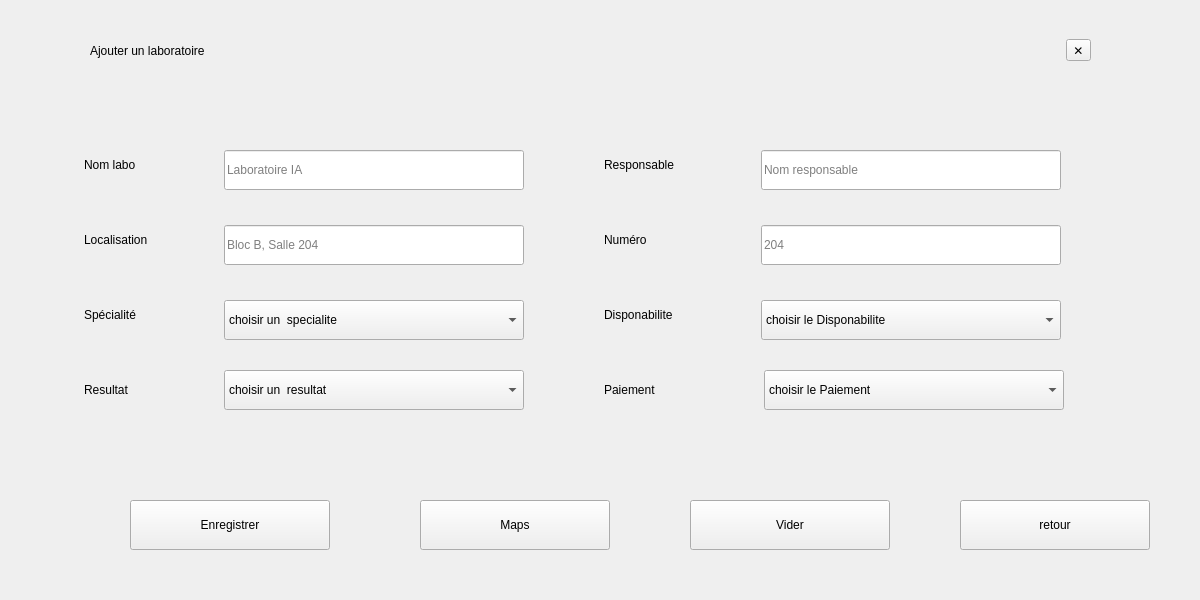
            <widget class="QWidget" name="ajouterL">
             <widget class="QFrame" name="PopupLabsCard_3">
              <property name="geometry">
               <rect>
                <x>0</x>
                <y>0</y>
                <width>1191</width>
                <height>591</height>
               </rect>
              </property>
              <property name="minimumSize">
               <size>
                <width>760</width>
                <height>0</height>
               </size>
              </property>
              <property name="frameShape">
               <enum>QFrame::Shape::NoFrame</enum>
              </property>
              <widget class="QFrame" name="PopupLabsForm_3">
               <property name="geometry">
                <rect>
                 <x>84</x>
                 <y>100</y>
                 <width>1041</width>
                 <height>371</height>
                </rect>
               </property>
               <property name="frameShape">
                <enum>QFrame::Shape::NoFrame</enum>
               </property>
               <widget class="QLineEdit" name="LabLocation_3">
                <property name="geometry">
                 <rect>
                  <x>140</x>
                  <y>125</y>
                  <width>300</width>
                  <height>40</height>
                 </rect>
                </property>
                <property name="placeholderText">
                 <string>Bloc B, Salle 204</string>
                </property>
               </widget>
               <widget class="QLineEdit" name="LabResponsible_3">
                <property name="geometry">
                 <rect>
                  <x>677</x>
                  <y>50</y>
                  <width>300</width>
                  <height>40</height>
                 </rect>
                </property>
                <property name="placeholderText">
                 <string>Nom responsable</string>
                </property>
               </widget>
               <widget class="QComboBox" name="LabSpec_3">
                <property name="geometry">
                 <rect>
                  <x>140</x>
                  <y>200</y>
                  <width>300</width>
                  <height>40</height>
                 </rect>
                </property>
                <item>
                 <property name="text">
                  <string>choisir un  specialite</string>
                 </property>
                </item>
                <item>
                 <property name="text">
                  <string>interieur</string>
                 </property>
                </item>
                <item>
                 <property name="text">
                  <string>exterieur</string>
                 </property>
                </item>
               </widget>
               <widget class="QLabel" name="LblLabCap_3">
                <property name="geometry">
                 <rect>
                  <x>520</x>
                  <y>200</y>
                  <width>150</width>
                  <height>30</height>
                 </rect>
                </property>
                <property name="text">
                 <string>Disponabilite</string>
                </property>
               </widget>
               <widget class="QLabel" name="LblLabLoc_3">
                <property name="geometry">
                 <rect>
                  <x>0</x>
                  <y>125</y>
                  <width>150</width>
                  <height>30</height>
                 </rect>
                </property>
                <property name="text">
                 <string>Localisation</string>
                </property>
               </widget>
               <widget class="QLabel" name="LblLabName_3">
                <property name="geometry">
                 <rect>
                  <x>0</x>
                  <y>50</y>
                  <width>150</width>
                  <height>30</height>
                 </rect>
                </property>
                <property name="text">
                 <string>Nom labo</string>
                </property>
               </widget>
               <widget class="QLabel" name="LblLabNum_3">
                <property name="geometry">
                 <rect>
                  <x>520</x>
                  <y>125</y>
                  <width>150</width>
                  <height>30</height>
                 </rect>
                </property>
                <property name="text">
                 <string>Numéro</string>
                </property>
               </widget>
               <widget class="QLineEdit" name="LabName_3">
                <property name="geometry">
                 <rect>
                  <x>140</x>
                  <y>50</y>
                  <width>300</width>
                  <height>40</height>
                 </rect>
                </property>
                <property name="placeholderText">
                 <string>Laboratoire IA</string>
                </property>
               </widget>
               <widget class="QLineEdit" name="LabNumber_3">
                <property name="geometry">
                 <rect>
                  <x>677</x>
                  <y>125</y>
                  <width>300</width>
                  <height>40</height>
                 </rect>
                </property>
                <property name="placeholderText">
                 <string>204</string>
                </property>
               </widget>
               <widget class="QLabel" name="LblLabResp_3">
                <property name="geometry">
                 <rect>
                  <x>520</x>
                  <y>50</y>
                  <width>150</width>
                  <height>30</height>
                 </rect>
                </property>
                <property name="text">
                 <string>Responsable</string>
                </property>
               </widget>
               <widget class="QLabel" name="LblLabSpec_3">
                <property name="geometry">
                 <rect>
                  <x>0</x>
                  <y>200</y>
                  <width>150</width>
                  <height>30</height>
                 </rect>
                </property>
                <property name="text">
                 <string>Spécialité</string>
                </property>
               </widget>
               <widget class="QComboBox" name="LabCap_3">
                <property name="geometry">
                 <rect>
                  <x>677</x>
                  <y>200</y>
                  <width>300</width>
                  <height>40</height>
                 </rect>
                </property>
                <item>
                 <property name="text">
                  <string>choisir le Disponabilite</string>
                 </property>
                </item>
                <item>
                 <property name="text">
                  <string>Disponible</string>
                 </property>
                </item>
                <item>
                 <property name="text">
                  <string>Occupe</string>
                 </property>
                </item>
               </widget>
               <widget class="QLabel" name="LblLabSpec_12">
                <property name="geometry">
                 <rect>
                  <x>0</x>
                  <y>275</y>
                  <width>150</width>
                  <height>30</height>
                 </rect>
                </property>
                <property name="text">
                 <string>Resultat</string>
                </property>
               </widget>
               <widget class="QLabel" name="LblLabSpec_13">
                <property name="geometry">
                 <rect>
                  <x>520</x>
                  <y>275</y>
                  <width>150</width>
                  <height>30</height>
                 </rect>
                </property>
                <property name="text">
                 <string>Paiement</string>
                </property>
               </widget>
               <widget class="QComboBox" name="LabCap_4">
                <property name="geometry">
                 <rect>
                  <x>680</x>
                  <y>270</y>
                  <width>300</width>
                  <height>40</height>
                 </rect>
                </property>
                <item>
                 <property name="text">
                  <string>choisir le Paiement</string>
                 </property>
                </item>
                <item>
                 <property name="text">
                  <string>payer</string>
                 </property>
                </item>
                <item>
                 <property name="text">
                  <string>non payer</string>
                 </property>
                </item>
               </widget>
               <widget class="QComboBox" name="LabSpec_4">
                <property name="geometry">
                 <rect>
                  <x>140</x>
                  <y>270</y>
                  <width>300</width>
                  <height>40</height>
                 </rect>
                </property>
                <item>
                 <property name="text">
                  <string>choisir un  resultat</string>
                 </property>
                </item>
                <item>
                 <property name="text">
                  <string>En exécution</string>
                 </property>
                </item>
                <item>
                 <property name="text">
                  <string>En attente</string>
                 </property>
                </item>
                <item>
                 <property name="text">
                  <string>Prêt</string>
                 </property>
                </item>
               </widget>
              </widget>
              <widget class="QWidget" name="layoutWidget_LabsAdd">
               <property name="geometry">
                <rect>
                 <x>90</x>
                 <y>20</y>
                 <width>1001</width>
                 <height>61</height>
                </rect>
               </property>
               <layout class="QHBoxLayout" name="popupLabsHeader_3">
                <item>
                 <widget class="QLabel" name="PopupTitleLabs_3">
                  <property name="text">
                   <string>Ajouter un laboratoire</string>
                  </property>
                 </widget>
                </item>
                <item>
                 <spacer name="popupLabsHeaderSpacer_3">
                  <property name="orientation">
                   <enum>Qt::Orientation::Horizontal</enum>
                  </property>
                  <property name="sizeHint" stdset="0">
                   <size>
                    <width>40</width>
                    <height>20</height>
                   </size>
                  </property>
                 </spacer>
                </item>
                <item>
                 <widget class="QToolButton" name="BtnPopupCancelLabs_3">
                  <property name="toolTip">
                   <string>Fermer</string>
                  </property>
                  <property name="text">
                   <string>✕</string>
                  </property>
                 </widget>
                </item>
               </layout>
              </widget>
              <widget class="QPushButton" name="BtnPopupSaveLabs_3">
               <property name="geometry">
                <rect>
                 <x>130</x>
                 <y>500</y>
                 <width>200</width>
                 <height>50</height>
                </rect>
               </property>
               <property name="text">
                <string>Enregistrer</string>
               </property>
               <property name="property" stdset="0">
                <string>primary</string>
               </property>
              </widget>
              <widget class="QPushButton" name="BtnPopupResetLabs_3">
               <property name="geometry">
                <rect>
                 <x>690</x>
                 <y>500</y>
                 <width>200</width>
                 <height>50</height>
                </rect>
               </property>
               <property name="text">
                <string>Vider</string>
               </property>
               <property name="property" stdset="0">
                <string>ghost</string>
               </property>
              </widget>
              <widget class="QPushButton" name="btnAjouterPub_5">
               <property name="geometry">
                <rect>
                 <x>420</x>
                 <y>500</y>
                 <width>190</width>
                 <height>50</height>
                </rect>
               </property>
               <property name="text">
                <string>Maps</string>
               </property>
              </widget>
              <widget class="QPushButton" name="retour_stat_8">
               <property name="geometry">
                <rect>
                 <x>960</x>
                 <y>500</y>
                 <width>190</width>
                 <height>50</height>
                </rect>
               </property>
               <property name="text">
                <string>retour</string>
               </property>
              </widget>
             </widget>
            </widget>
